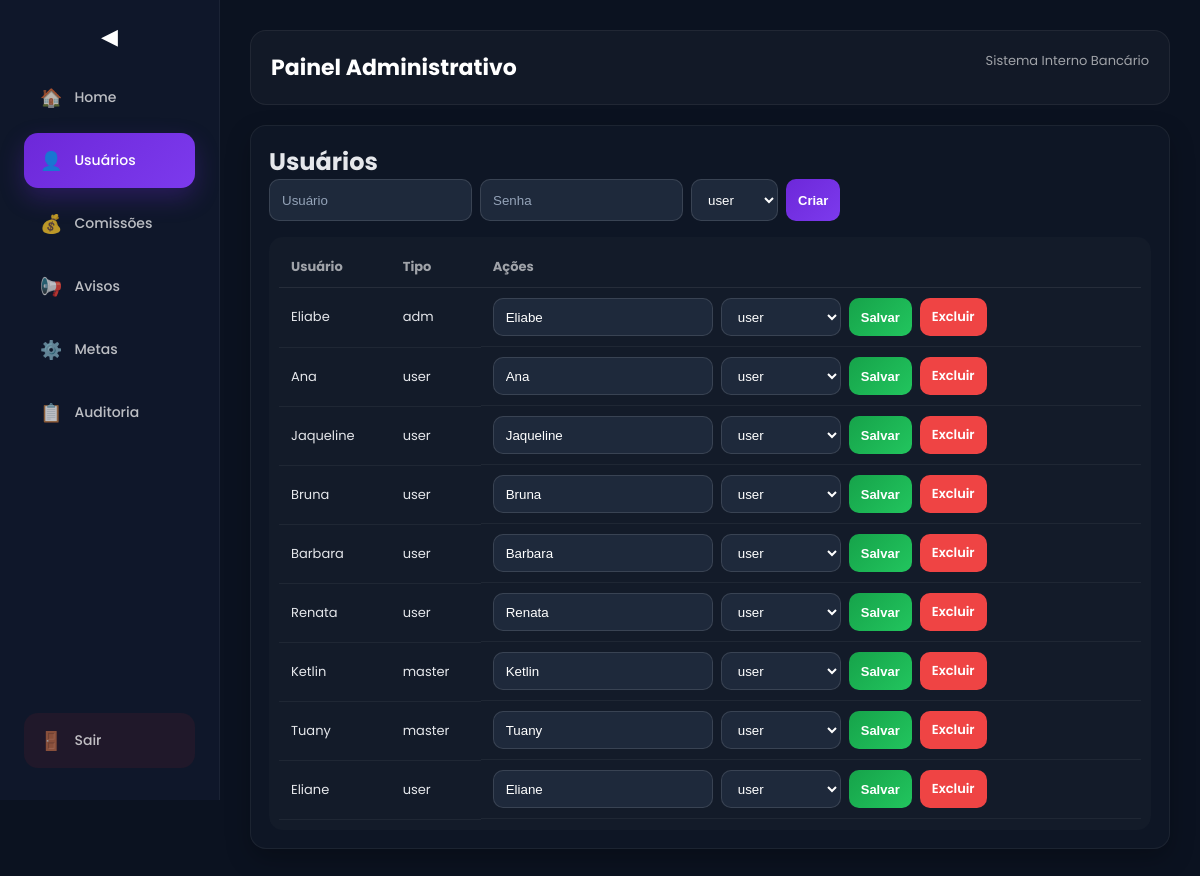
The app's page /admin (signed in) with its own data.
### tables this page shows
CREATE TABLE usuarios (
    id INTEGER PRIMARY KEY AUTOINCREMENT,
    usuario TEXT UNIQUE,
    senha TEXT,
    tipo TEXT
);

### app.py (the view, shortened to what this page needs)
@app.route("/admin")
@apenas_admin
def admin():
    conn = conectar()
    cursor = conn.cursor()
    pagina = max(1, int(request.args.get("pagina", 1)))
    por_pagina = 50
    offset = (pagina - 1) * por_pagina
    q = request.args.get("q", "").strip()
    banco = request.args.get("banco", "").strip()
    produto = request.args.get("produto", "").strip()
    ordenar = request.args.get("ordenar", "banco")
    direcao = request.args.get("direcao", "asc")
    campos_validos = {
        "banco": "banco",
        "produto": "produto",
        "comissao": "CAST(REPLACE(comissao, ',', '.') AS REAL)"
    }
    campo = campos_validos.get(ordenar, "banco")
    ordem = "DESC" if direcao == "desc" else "ASC"
    cursor.execute("""
        SELECT *
        FROM usuarios
        ORDER BY id DESC
    """)
    usuarios = cursor.fetchall()
    cursor.execute("""
        SELECT *
        FROM avisos
        ORDER BY id DESC
    """)
    avisos = cursor.fetchall()
    cursor.execute("SELECT * FROM logs ORDER BY id DESC LIMIT 50")
    logs = cursor.fetchall()
    cursor.execute(
    "SELECT COUNT(*) FROM vendas WHERE date(data)=date('now')")
    vendas_hoje = cursor.fetchone()[0]
    cursor.execute("SELECT COUNT(*) FROM usuarios")
    total_usuarios = cursor.fetchone()[0]
    cursor.execute("""
    SELECT COUNT(*)
    FROM logs
    WHERE acao = 'GEROU TERMO'
    AND date(data_hora)=date('now')
    """)
    termos_hoje = cursor.fetchone()[0]
    cursor.execute("PRAGMA table_info(logs)")
    print(cursor.fetchall())
    base_sql = """
        FROM comissoes
        WHERE 1=1
    """
    parametros = []
    parametros_count = []
    if banco:
        base_sql += " AND banco = ? "
        parametros.append(banco)
        parametros_count.append(banco)
    if produto:
        base_sql += " AND produto = ? "
        parametros.append(produto)
        parametros_count.append(produto)
    cursor.execute(
        "SELECT COUNT(*) " + base_sql,
        parametros_count
    )
    total_comissoes = cursor.fetchone()[0]
    total_paginas = ceil(total_comissoes / por_pagina) if total_comissoes > 0 else 1
    cursor.execute("SELECT * FROM logs ORDER BY id DESC LIMIT 50")
    logs = cursor.fetchall()
    cursor.execute("SELECT COUNT(*) FROM vendas WHERE date(data)=date('now')")
    vendas_hoje = cursor.fetchone()[0]
    cursor.execute("SELECT COUNT(*) FROM usuarios")
    total_usuarios = cursor.fetchone()[0]
    cursor.execute("""
    SELECT COUNT(*)
    FROM logs
    WHERE acao = 'GEROU TERMO'
    """)
    termos_hoje = cursor.fetchone()[0]
    cursor.execute("""
        SELECT DISTINCT banco
        FROM comissoes
        ORDER BY banco
    """)
    lista_bancos = cursor.fetchall()
    cursor.execute("""
        SELECT DISTINCT produto
        FROM comissoes
        ORDER BY produto
    """)
    lista_produtos = cursor.fetchall()
    comissoes = []
    if session.get("tipo") == "master":
        sql = """
            SELECT *
        """ + base_sql + f"""
            ORDER BY {campo} {ordem}
            LIMIT ?
            OFFSET ?
        """
        parametros_lista = parametros + [por_pagina, offset]
        cursor.execute(sql, parametros_lista)
        comissoes = cursor.fetchall()
        print("TOTAL LISTADO:", len(comissoes))
        if comissoes:
            print("PRIMEIRO ID:", comissoes[0]["id"])
            print("ULTIMO ID:", comissoes[-1]["id"])
    cursor.execute("""
        SELECT *
        FROM meta_produto
    """)
    metas = cursor.fetchall()
    cursor.execute("""
        SELECT
            meta_usuario_produto.*,
            usuarios.usuario
        FROM meta_usuario_produto
        JOIN usuarios
            ON usuarios.id = meta_usuario_produto.usuario_id
        ORDER BY usuarios.usuario
    """)
    metas_usuarios = cursor.fetchall()
    conn.close()
    return render_template(
        "admin.html",
        usuarios=usuarios,
        comissoes=comissoes,
        avisos=avisos,
        metas=metas,
        logs=logs,
        vendas_hoje=vendas_hoje,
        termos_hoje=termos_hoje,
        total_usuarios=total_usuarios,
        metas_usuarios=metas_usuarios,
        lista_bancos=lista_bancos,
        lista_produtos=lista_produtos,
        pagina=pagina,
        total_paginas=total_paginas,
        ordenar=ordenar,
        direcao=direcao,
        tipo=session["tipo"]
    )

### app.py (called while the page is built)
def conectar():
    conn = sqlite3.connect("banco.db")
    conn.row_factory = sqlite3.Row
    return conn

def apenas_admin(f):
    @wraps(f)
    def wrapper(*args, **kwargs):
        if "usuario" not in session:
            return redirect("/")
        if session.get("tipo") not in ["adm", "master"]:
            return redirect("/home")
        return f(*args, **kwargs)
    return wrapper

### templates/admin.html (shortened to what this page needs)
<!DOCTYPE html>
<html lang="pt-br">
<head>
<link rel="stylesheet" href="{{ url_for('static', filename='style.css') }}">
<link rel="stylesheet" href="{{ url_for('static', filename='style.css') }}">
</head>
<body>
<div class="sidebar" id="sidebar">
<button class="toggle-btn" onclick="toggleSidebar()">◀</button>
<a href="/home">
    <span class="icon">🏠</span>
    <span class="text">Home</span>
</a>
{% if tipo|lower|trim in ["master","adm","admin"] %}
<a href="#" class="menu-admin active" data-menu="usuarios" onclick="abrir('usuarios')">
    <span class="icon">👤</span>
    <span class="text">Usuários</span>
</a>
{% if tipo|lower|trim == "master" %}
<a href="#" class="menu-admin" data-menu="comissoes" onclick="abrir('comissoes')">
    <span class="icon">💰</span>
    <span class="text">Comissões</span>
</a>
{% endif %}
<a href="#" class="menu-admin" data-menu="avisos" onclick="abrir('avisos')">
    <span class="icon">📢</span>
    <span class="text">Avisos</span>
</a>
<a href="#" class="menu-admin" data-menu="metas" onclick="abrir('metas')">
    <span class="icon">⚙️</span>
    <span class="text">Metas</span>
</a>
{% endif %}
<a href="/auditoria">
    <span class="icon">📋</span>
    <span class="text">Auditoria</span>
    </a>
<a href="/logout">
    <span class="icon">🚪</span>
    <span class="text">Sair</span>
</a>
</div>
<div class="conteudo">
<div class="page">
<div class="topo">
    <h1>Painel Administrativo</h1>
    <span>Sistema Interno Bancário</span>
</div>
<div id="usuarios" class="admin-box">
    <div class="box">
        <h2>Usuários</h2>
        <form method="POST" action="/admin/usuario/criar" class="top-form">
            <input name="usuario" placeholder="Usuário">
            <input type="password" name="senha" placeholder="Senha">
            <select name="tipo">
                <option value="user">user</option>
            </select>
            <button class="btn btn-roxo">Criar</button>
        </form>
        <div class="table-wrapper">
            <table>
                <tr>
                    <th>Usuário</th>
                    <th>Tipo</th>
                    <th>Ações</th>
                </tr>
                {% for u in usuarios %}
                <tr>
                    <td>{{ u["usuario"] }}</td>
                    <td>{{ u["tipo"] }}</td>
                    <td class="acoes">
                        <form method="POST" action="/admin/usuario/editar/{{ u['id'] }}">
                            <input name="usuario" value="{{ u['usuario'] }}">
                            <select name="tipo">
                                <option value="user">user</option>
                            </select>
                            <button class="btn btn-verde">Salvar</button>
                        </form>
                        <a class="btn btn-vermelho" href="/admin/usuario/deletar/{{ u['id'] }}">
                            Excluir
                        </a>
                    </td>
                </tr>
                {% endfor %}
            </table>
        </div>
    </div>
</div>
</div>
</div>
</body>
</html>

### records on screen
usuarios: usuario "Eliabe", tipo "adm"
usuarios: usuario "Ana", tipo "user"
usuarios: usuario "Jaqueline", tipo "user"
usuarios: usuario "Bruna", tipo "user"
usuarios: usuario "Barbara", tipo "user"
usuarios: usuario "Renata", tipo "user"
usuarios: usuario "Ketlin", tipo "master"
usuarios: usuario "Tuany", tipo "master"
usuarios: usuario "Eliane", tipo "user"
